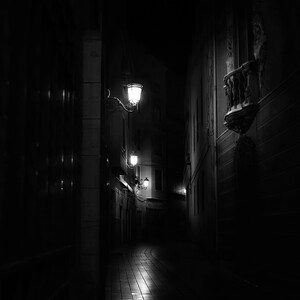
#> input picture anhTest.jpg, 300 x 300 px
$ jupyter execute --allow-errors CLAHE.ipynb
#> lines starting #> are read from the running program, lines starting #| are printed output that depends on the picture; long printed decimals are rounded
[cell 1]
import numpy as np
import cv2 as cv2
import matplotlib.pyplot as plt

[cell 2]
img = cv2.imread("anhTest.jpg", cv2.IMREAD_GRAYSCALE)
#> img is the input picture: shape (300, 300); min 0, max 255, mean 13.6

## Một số hàm dùng hỗ trợ

[cell 3]
def display(title, img):
    cv2.imshow(title, img)
    cv2.waitKey(0)
    cv2.destroyAllWindows()

[cell 4]
def DrawHistogram(img):
    hist, bin_edges = np.histogram(img.flatten(), bins=256, range=[0, 256])

    plt.figure(figsize=(10, 4))
    plt.title("Biểu đồ Histogram")
    plt.xlabel("Mức xám (Intensity)")
    plt.ylabel("Số lượng pixel: ")

    # Dùng bin_edges[:-1] làm tọa độ x, chiều rộng cột là 1
    plt.bar(bin_edges[:-1], hist, width=1.0)

    plt.xlim([0, 256])
    plt.show()

## Xây dựng bảng tra duy nhất cho toàn ảnh

[cell 5]
N = img.shape[0] * img.shape[1]
#> N = 90000
hist, bins = np.histogram(img)
#> hist = [79170, 5842, 2469, 884, 516, 326, 220, 180, 125, 268]; bins = [0, 25.5, 51, 76.5, 102, 127.5, 153, 178.5, 204, 229.5, 255]

L = 256
c = np.zeros(len(hist))
#> c = [0, 0, 0, 0, 0, 0, 0, 0, 0, 0]
T = np.zeros(len(hist))
#> T = [0, 0, 0, 0, 0, 0, 0, 0, 0, 0]

for k in range(0, len(hist)):
    c[k] = (1/N) * np.cumsum(hist)[k]
#> this loop made 10 passes
#> after the loop, c = [0.88, 0.945, 0.972, 0.982, 0.988, 0.991, 0.994, 0.996, 0.997, 1]

for k2 in range(0, len(c)):
    T[k2] = np.round((L - 1)*c[k2])
#> after the loop, T = [224, 241, 248, 250, 252, 253, 253, 254, 254, 255]

print("Bảng tra T có giá trị như sau")
print(T)
#| [224. 241. 248. 250. 252. 253. 253. 254. 254. 255.]

[cell 6]
# Tính toán CDF (Đạo hàm của bảng tra)
CDF =  np.zeros(len(hist))
#> CDF = [0, 0, 0, 0, 0, 0, 0, 0, 0, 0]

for k in range(0, len(hist)):
    CDF[k] = (L - 1) * (hist[k] / N)
#> after the loop, CDF = [224.3, 16.55, 7, 2.5, 1.46, 0.924, 0.623, 0.51, 0.354, 0.759]

print(CDF)
#| [224.315       16.552   6.9955       2.505   1.462
#|    0.9237   0.6233   0.51         0.3542   0.7593]
print("Ta nhận thấy có độc dốc rất lớn")

## Xây dựng hàm

[cell 7]
def clip_histogram(hist, clip_limit):
    """Cắt và phân phối lại lược đồ.
    hist: mảng (L,) số nguyên. Trả về mảng (L,) đã cắt, tổng không đổi."""

    # Khởi tạo một số biến cần thiết
    Alpha = 120
    e_k = np.zeros(len(hist))

    # Tính toán chỉ số B (đoạn cần cắt)
    B = (N/L) * (1 + (Alpha/100) * (clip_limit - 1))

   # Tính toán e
    for k in range(0, len(e_k)):
        if (hist[k] > B):
            e_k[k] = hist[k] - B
            hist[k] = B

    # Cộng tổng phần dư
    E = np.sum(e_k)

    # Phân phối E đều lại cho toàn bộ L mức h[k] <= h[k] + [E/L]
    for k in range(0, len(hist)):
        hist[k] = hist[k] + E/(len(hist))

    # Phần pixel còn lại
    last = N - np.sum(hist)

    hist[0] = hist[0] + last
    return hist

[cell 8]
# Test
hist = clip_histogram(hist, 20)
#> in clip_histogram, `e_k = np.zeros(len(hist))`: e_k = [0, 0, 0, 0, 0, 0, 0, 0, 0, 0]
#> the loop in clip_histogram, `for k in range(0, len(e_k)):` made 10 passes
#> after the loop in clip_histogram, `for k in range(0, len(e_k)):`: e_k = [70802.8, 0, 0, 0, 0, 0, 0, 0, 0, 0]; hist = [8367, 5842, 2469, 884, 516, 326, 220, 180, 125, 268]
#> in clip_histogram, `E = np.sum(e_k)`: E = 70802.8
#> the loop in clip_histogram, `for k in range(0, len(hist)):` made 10 passes
#> after the loop in clip_histogram, `for k in range(0, len(hist)):`: hist = [15447, 12922, 9549, 7964, 7596, 7406, 7300, 7260, 7205, 7348]
#> in clip_histogram, `last = N - np.sum(hist)`: last = 3
#> hist = [15450, 12922, 9549, 7964, 7596, 7406, 7300, 7260, 7205, 7348]
print(hist)
#| [15450 12922  9549  7964  7596  7406  7300  7260  7205  7348]
print(np.sum(hist))
#| 90000

[cell 9]
def _pad_to_grid(img, grid):
    """Padding phản xạ để H, W chia hết cho lưới."""
    gy, gx = grid
    H, W = img.shape
    ph = (-H) % gy
    pw = (-W) % gx
    if ph or pw:
        img = np.pad(img, ((0, ph), (0, pw)), mode="reflect")
    return img

[cell 10]
def build_tile_luts(img, grid=(8, 8), clip_limit=2.0):
    """Trả về mảng (Gy, Gx, L) uint8: bảng tra của từng ô."""
    gy, gx = grid
    padded = _pad_to_grid(np.asarray(img, dtype=np.uint8), grid)
    th = padded.shape[0] // gy
    tw = padded.shape[1] // gx

    luts = np.zeros((gy, gx, L), dtype=np.uint8)
    for i in range(gy):
        for j in range(gx):
            tile = padded[i * th:(i + 1) * th, j * tw:(j + 1) * tw]
            hist = np.bincount(tile.ravel(), minlength=L)
            hist = clip_histogram(hist, clip_limit)
            cdf = np.cumsum(hist)
            lut = np.rint(cdf * (L - 1) / cdf[-1])
            luts[i, j] = np.clip(lut, 0, L - 1).astype(np.uint8)
    return luts

[cell 11]
def clahe(img, grid=(8, 8), clip_limit=2.0):
    """CLAHE đầy đủ. img: (H, W) uint8. Trả về (H, W) uint8."""
    img = np.asarray(img, dtype=np.uint8)
    H, W = img.shape
    gy, gx = grid
    luts = build_tile_luts(img, grid, clip_limit)

    # Kích thước ô (theo ảnh đã padding)
    th = (H + (-H) % gy) // gy
    tw = (W + (-W) % gx) // gx

    # Toạ độ liên tục theo tâm ô: tâm ô i nằm ở (i + 0.5) * th
    fy = (np.arange(H) + 0.5) / th - 0.5
    fx = (np.arange(W) + 0.5) / tw - 0.5

    y0f = np.floor(fy)
    x0f = np.floor(fx)
    wy = (fy - y0f)[:, None]
    wx = (fx - x0f)[None, :]
    y0 = np.clip(y0f, 0, gy - 1).astype(int)[:, None]
    y1 = np.clip(y0f + 1, 0, gy - 1).astype(int)[:, None]
    x0 = np.clip(x0f, 0, gx - 1).astype(int)[None, :]
    x1 = np.clip(x0f + 1, 0, gx - 1).astype(int)[None, :]

    # LUT của 4 ô lân cận, tra theo giá trị pixel
    v00 = luts[y0, x0, img].astype(np.float64)
    v01 = luts[y0, x1, img].astype(np.float64)
    v10 = luts[y1, x0, img].astype(np.float64)
    v11 = luts[y1, x1, img].astype(np.float64)

    top = v00 * (1 - wx) + v01 * wx
    bot = v10 * (1 - wx) + v11 * wx
    out = top * (1 - wy) + bot * wy
    return np.clip(np.rint(out), 0, 255).astype(np.uint8)
    pass

## Test

[cell 12]
my_img = clahe(img, grid=(8, 8), clip_limit=2.0)

assert my_img.shape == img.shape and my_img.dtype == np.uint8
print("Độ lệch chuẩn:", img.std().round(1), "->", my_img.std().round(1))
#| Độ lệch chuẩn: 26.0 -> 1.0

fig, ax = plt.subplots(1, 2, figsize=(12, 5))
ax[0].imshow(img, cmap="gray", vmin=0, vmax=255); ax[0].set_title("Ảnh gốc"); ax[0].axis("off")
ax[1].imshow(my_img, cmap="gray", vmin=0, vmax=255); ax[1].set_title("CLAHE (tự cài đặt)"); ax[1].axis("off")
plt.show()
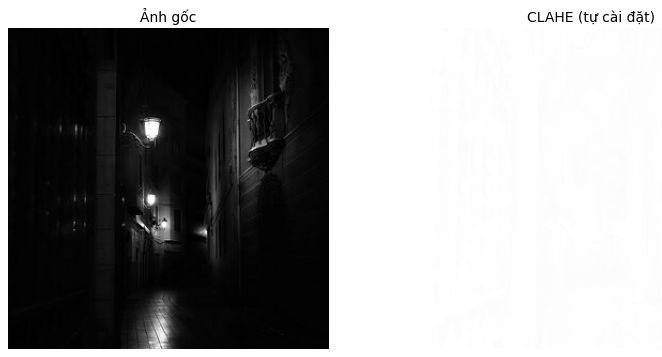
#> figure drawn by matplotlib, 2 panels

[cell 13]
DrawHistogram(img)
#> in DrawHistogram, `hist, bin_edges = np.histogram(img.flatten(), bins=256, range=[0, 256])`: hist = 256 values, max 18135 at index 3, min 1 at index 208, mean 351.6; bin_edges = 257 values from 0 to 256
DrawHistogram(my_img)

## Đối chiếu

[cell 14]
# Đây là ô đối chiếu dùng để kiểm tra kết quả in ra của các hàm trên

cv_clahe = cv2.createCLAHE(clipLimit=5)
clahe_img = np.clip(cv_clahe.apply(img) + 25, 0, 255).astype(np.uint8)
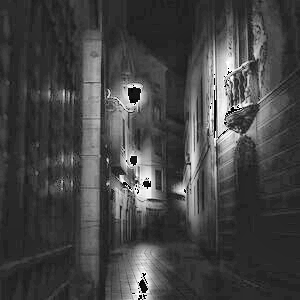
#> clahe_img: shape (300, 300); min 0, max 255, mean 69.1

display("CLAHE image", clahe_img)

[cell 15]
np.histogram(clahe_img)
#> Out = ([602, 44514, 21831, 7457, 4889, 4122, 2666, 1635, 1338, 946], [0, 25.5, 51, 76.5, 102, 127.5, 153, 178.5, 204, 229.5, 255])

[cell 16]
DrawHistogram(clahe_img)
#> in DrawHistogram (call 3), `hist, bin_edges = np.histogram(img.flatten(), bins=256, range=[0, 256])`: hist = 256 values, max 5106 at index 39, min 1 at index 25, mean 351.6
#> in DrawHistogram (call 3), `plt.show()`:
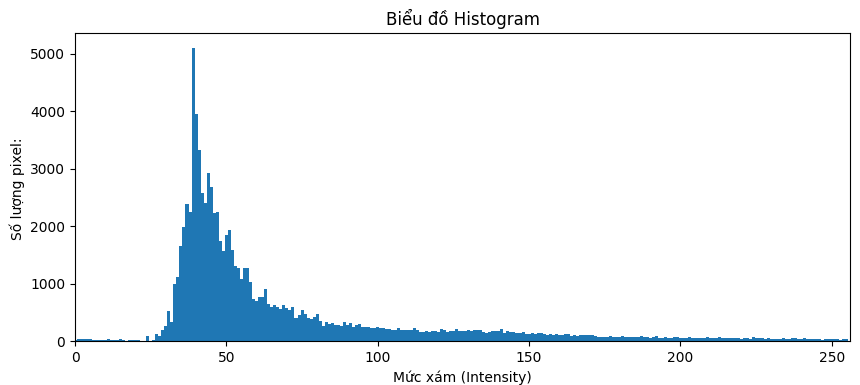
#> figure drawn by matplotlib, 1 panel; tallest bar 5106 high, from x = 38.5 to 39.5

### Đối chiếu công bằng với OpenCV

Để so sánh đúng, ta đặt `ALPHA = 100` (khi đó $B = \text{clip\_limit}\cdot N/L$, giống OpenCV), dùng cùng `clipLimit` và cùng lưới, không cộng thêm `+25`.
Hai kết quả sẽ rất gần nhau nhưng không trùng từng pixel, vì OpenCV nội suy bằng số nguyên cố định và phân phối phần dư theo cách hơi khác.

[cell 17]
ALPHA = 100
mine = clahe(img, grid=(8, 8), clip_limit=2.0)
#> the loop in build_tile_luts (call 2), `for i in range(gy):` made 8 passes
ref = cv2.createCLAHE(clipLimit=2.0, tileGridSize=(8, 8)).apply(img)
ALPHA = 120   # trả về giá trị ban đầu

diff = np.abs(mine.astype(int) - ref.astype(int))
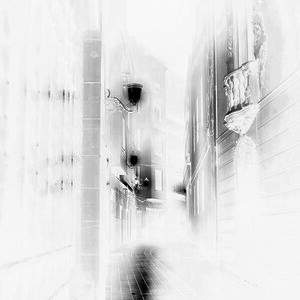
#> diff: shape (300, 300) int64; min 0, max 250, mean 224.2
print("Sai khác trung bình mỗi pixel:", diff.mean().round(2))
#| Sai khác trung bình mỗi pixel: 224.15
print("Sai khác lớn nhất:", diff.max())
#| Sai khác lớn nhất: 250
print("Tỉ lệ pixel lệch quá 5 mức xám:", (diff > 5).mean().round(4))
#| Tỉ lệ pixel lệch quá 5 mức xám: 0.9982

[cell 18]
# --- PHẦN THỰC NGHIỆM MỞ RỘNG ---
import os

# Cấu hình đường dẫn ảnh
DATA_DIR = "data/"
if not os.path.exists(DATA_DIR):
    os.makedirs(DATA_DIR)

def load_img(name):
    path = os.path.join(DATA_DIR, name)
    img = cv2.imread(path, cv2.IMREAD_GRAYSCALE)
    if img is None:
        return np.random.randint(0, 256, (512, 512), dtype=np.uint8)
    return img

img_noise = load_img("test_noise.jpg")
img_light = load_img("test_lighting.jpg")
img_hdr = load_img("test_hdr.jpg")
#> call 3 of load_img, with name = 'test_hdr.jpg'
#> in load_img (call 3), `return np.random.randint(0, 256, (512, 512), dtype=np.uint8)`:
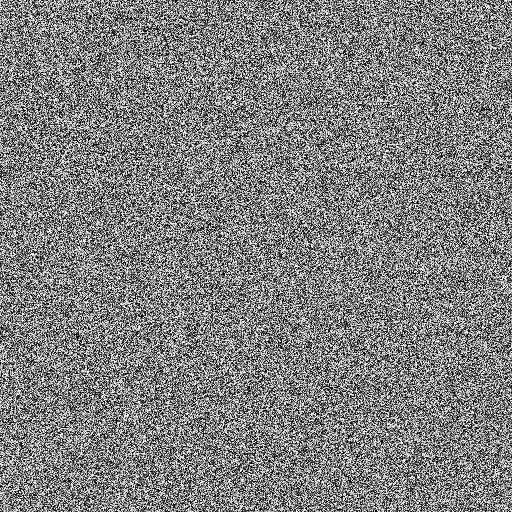
#> returned value: shape (512, 512); min 0, max 255, mean 127.8

# 1. Thực nghiệm Clip Limit
limits = [1.0, 2.0, 4.0, 10.0]
plt.figure(figsize=(20, 5))
plt.subplot(1, 5, 1); plt.imshow(img_noise, cmap='gray'); plt.title("Gốc"); plt.axis('off')
for i, lim in enumerate(limits):
    res = clahe(img_noise, grid=(8, 8), clip_limit=lim)
    plt.subplot(1, 5, i+2); plt.imshow(res, cmap='gray'); plt.title(f"Lim {lim}"); plt.axis('off')
#> this loop made 4 passes
#> pass 1, in clahe (call 3), `v00 = luts[y0, x0, img].astype(np.float64)`:
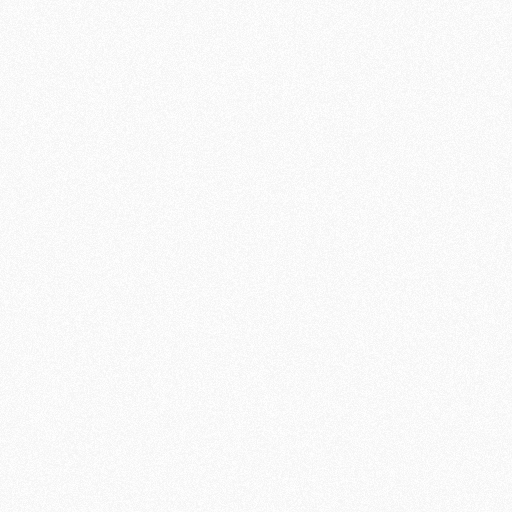
#> v00: shape (512, 512) float64; min 243, max 255, mean 249.2
plt.show()

# 2. Thực nghiệm Grid
grids = [(2, 2), (4, 4), (8, 8), (32, 32)]
plt.figure(figsize=(20, 5))
plt.subplot(1, 5, 1); plt.imshow(img_light, cmap='gray'); plt.title("Gốc"); plt.axis('off')
for i, g in enumerate(grids):
    res = clahe(img_light, grid=g, clip_limit=2.0)
    plt.subplot(1, 5, i+2); plt.imshow(res, cmap='gray'); plt.title(f"Grid {g}"); plt.axis('off')
#> this loop made 4 passes
#> pass 1, in clahe (call 7), `v00 = luts[y0, x0, img].astype(np.float64)`:
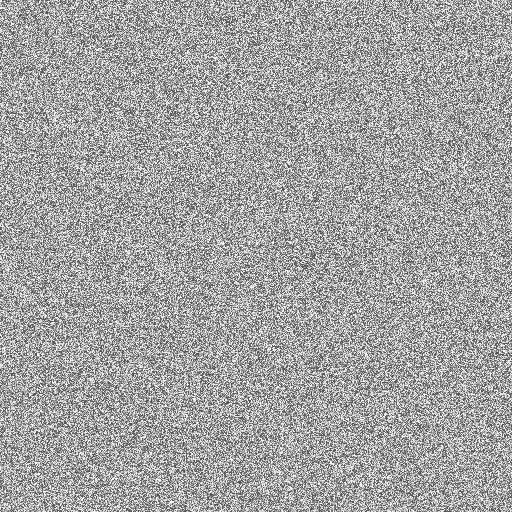
#> v00: shape (512, 512) float64; min 70, max 255, mean 162.5
plt.show()
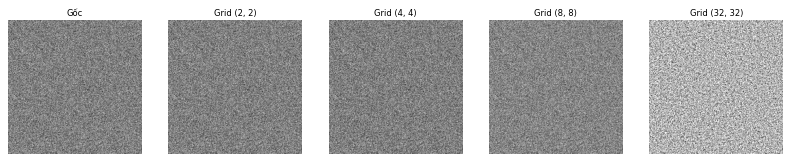
#> figure drawn by matplotlib, 5 panels

# 3. So sánh các phương pháp
def linear_stretch(img):
    min_val, max_val = np.min(img), np.max(img)
    return np.clip((img - min_val) * 255 / (max_val - min_val), 0, 255).astype(np.uint8)

def gamma_correction(img, gamma=1.5):
    invGamma = 1.0 / gamma
    table = np.array([((i / 255.0) ** invGamma) * 255 for i in np.arange(0, 256)]).astype("uint8")
    return cv2.LUT(img, table)

img_comp = img_hdr
res_stretch = linear_stretch(img_comp)
#> in linear_stretch, `return np.clip((img - min_val) * 255 / (max_val - min_val), 0, 255).as..`:
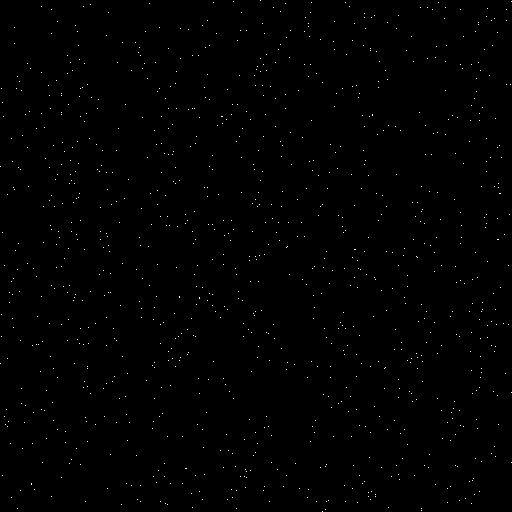
#> returned value: shape (512, 512); values 0 (black) and 1 (white), 0.4% white in thin lines or dots
#> (the rest of this cell did not finish here and is left out)

#> in gamma_correction, `return cv2.LUT(img, table)`:
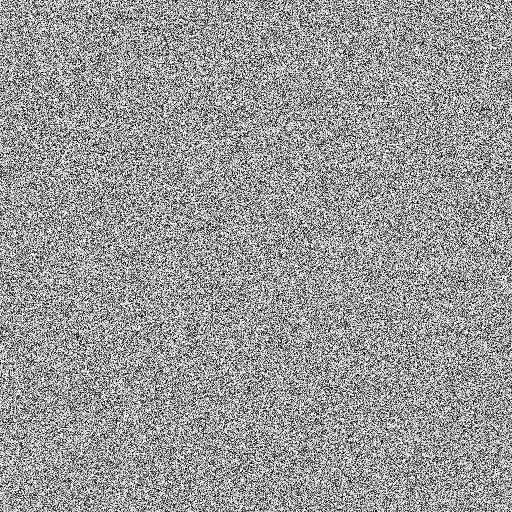
#> returned value: shape (512, 512); min 0, max 255, mean 152.6
res_global = cv2.equalizeHist(img_comp)
res_clahe_custom = clahe(img_comp, grid=(8,8), clip_limit=2.0)

methods = [img_comp, res_stretch, res_gamma, res_global, res_clahe_custom]
titles = ["Gốc", "Stretch", "Gamma", "Global HE", "CLAHE"]

plt.figure(figsize=(20, 5))
for i in range(5):
    plt.subplot(1, 5, i+1); plt.imshow(methods[i], cmap='gray'); plt.title(titles[i]); plt.axis('off')
plt.show()
